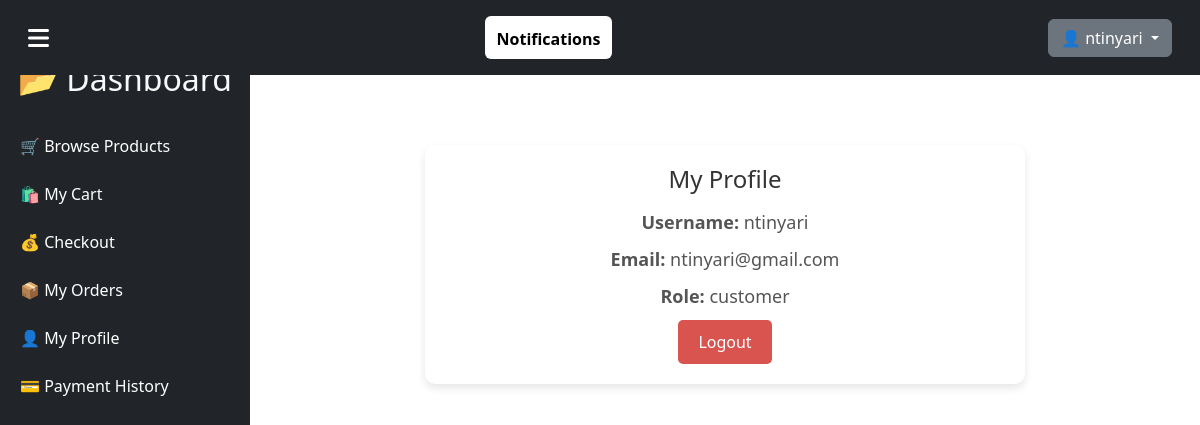
Page /users/profile/ (signed in) on the committed database.
### users/models.py (models this page shows, shortened)
class CustomUser(AbstractUser):
    ROLE_CHOICES = [
        ('admin', 'Admin'),
        ('customer', 'Customer'),
    ]
    email = models.EmailField(unique=True)
    role = models.CharField(max_length=10, choices=ROLE_CHOICES, default='customer')
    objects = CustomUserManager()  # Attach the custom manager
    USERNAME_FIELD = "username"
    REQUIRED_FIELDS = ["email"]
    class Meta:
        verbose_name = "User"
        verbose_name_plural = "Users"

### users/views.py (the view)
# urls.py: path("profile/", user_profile, name="user_profile"),
@login_required
def user_profile(request):
    return render(request, "user/profile.html", {"user": request.user})

### users/templates/user/profile.html (shortened to what this page needs)
{% extends "base.html" %}
{% block content %}
<div class="profile-container">
    <h2>My Profile</h2>
    <p><strong>Username:</strong> {{ user.username }}</p>
    <p><strong>Email:</strong> {{ user.email }}</p>
    <p><strong>Role:</strong> {{ user.role }}</p>
    <a href="{% url 'logout' %}" class="logout-btn">Logout</a>
</div>
{% endblock %}

### home/templates/base.html (shortened to what this page needs)
<!DOCTYPE html>
<html lang="en">
<head>
    <link rel="stylesheet" href="https://cdn.jsdelivr.net/npm/bootstrap@5.3.0/dist/css/bootstrap.min.css">
    <link rel="stylesheet" href="https://cdnjs.cloudflare.com/ajax/libs/font-awesome/6.4.2/css/all.min.css">
</head>
<body>
<nav class="navbar navbar-expand-lg bg-dark p-3">
    <div class="container-fluid d-flex justify-content-between align-items-center">
        <div class="menu-toggle text-white" onclick="toggleSidebar()">
            <i class="fas fa-bars"></i>
        </div>
        {% if user.is_authenticated %}
        <div class="dropdown">
            <button class="btn btn-light position-relative" type="button" id="notificationDropdown" data-bs-toggle="dropdown" aria-expanded="false">
                 Notifications
            </button>
        </div>
    {% endif %}
        <div>
            {% if user.is_authenticated %}
            <div class="dropdown">
                <button class="btn btn-secondary dropdown-toggle" type="button" data-bs-toggle="dropdown">
                    👤 {{ user.username }}
                </button>
            </div>
            {% else %}
            <a href="{% url 'login' %}" class="btn btn-success">Login</a>
            <a href="{% url 'signup' %}" class="btn btn-warning">Sign Up</a>
            {% endif %}
        </div>
    </div>
</nav>
<aside class="sidebar">
    <h2 class="text-light text-center">📂 Dashboard</h2>
    <ul class="list-unstyled mt-4">
        {% if user.is_authenticated %}
            {% if user.is_staff %}
            <li>
                <button class="dropdown-button">📦 Product Management ⬇</button>
                <ul class="dropdown-content">
                    <li><a href="{% url 'inventory:view_products' %}">📋 View Products</a></li>
                    <li><a href="{% url 'inventory:add_product' %}">➕ Add Product</a></li>
                </ul>
            </li>
            <li>
                <button class="dropdown-button">📊 Stock Management ⬇</button>
                <ul class="dropdown-content">
                    <li><a href="{% url 'inventory:view_stock' %}">📋 View Stock</a></li>
                </ul>
            </li>
            <li>
                <button class="dropdown-button">🏭 Supplier Management ⬇</button>
                <ul class="dropdown-content">
                    <li><a href="{% url 'inventory:supplier_list' %}">📋 View Suppliers</a></li>
                    <li><a href="{% url 'inventory:supplier_create' %}">➕ Add Supplier</a></li>
                </ul>
            </li>
            <li>
                <button class="dropdown-button">📊 Reports & Orders ⬇</button>
                <ul class="dropdown-content">
                    <li><a href="{% url 'order:admin_order_list' %}">📦 Orders</a></li>
                    <li><a href="{% url 'orders:order_report' %}">📊 Order Report</a></li>
                    <li><a href="{% url 'orders:admin_payment_list' %}">💳 View Payments</a></li>
                    <li><a href="{% url 'orders:export_orders_csv' %}">📄 Export Orders (CSV)</a></li>
                </ul>
            </li>
            <li><a href="{% url 'user_list' %}">👥 Manage Users</a></li>
            {% else %}
            <li><a href="{% url 'inventory:browse_products' %}">🛒 Browse Products</a></li>
            <li><a href="{% url 'orders:cart_detail' %}">🛍 My Cart</a></li>
            <li><a href="{% url 'orders:checkout_view' %}">💰 Checkout</a></li>
            <li><a href="{% url 'orders:my_orders' %}">📦 My Orders</a></li>
            <li><a href="{% url 'user_profile' %}">👤 My Profile</a></li>
            <li><a href="{% url 'orders:payment_history' %}">💳 Payment History</a></li>
            {% endif %}
        {% endif %}
    </ul>
</aside>
<main class="main-content">
    {% block content %}{% endblock %}
</main>
</body>
</html>

### home/templates/base.html (style rules this page uses)
#notificationDropdown { background-color: #fff; border: none; font-weight: bold; }
.navbar { position: sticky; top: 0; width: 100%; z-index: 1000; background-color: #343a40; padding: 15px 20px; }
.sidebar { width: 250px; height: 100vh; background-color: #212529; position: fixed; top: 0; left: 0; padding-top: 60px; transition: all 0.3s ease-in-out; }
.sidebar a { display: block; padding: 12px 20px; color: white; text-decoration: none; }
.main-content { margin-left: 250px; padding: 20px; }
.menu-toggle { font-size: 24px; cursor: pointer; color: white; }

### users/templates/user/profile.html (style rules this page uses)
.profile-container { max-width: 600px; margin: 50px auto; padding: 20px; background: #ffffff; border-radius: 10px; box-shadow: 0 4px 8px rgba(0, 0, 0, 0.1); text-align: center; }
.profile-container h2 { color: #333; font-size: 24px; margin-bottom: 15px; }
.profile-container p { font-size: 18px; color: #555; margin: 10px 0; }
.logout-btn { display: inline-block; padding: 10px 20px; background: #d9534f; color: #fff; text-decoration: none; font-size: 16px; border-radius: 5px; transition: 0.3s ease; }

### rows in the picture
CustomUser: username "ntinyari", email "ntinyari@gmail.com", role "customer"
